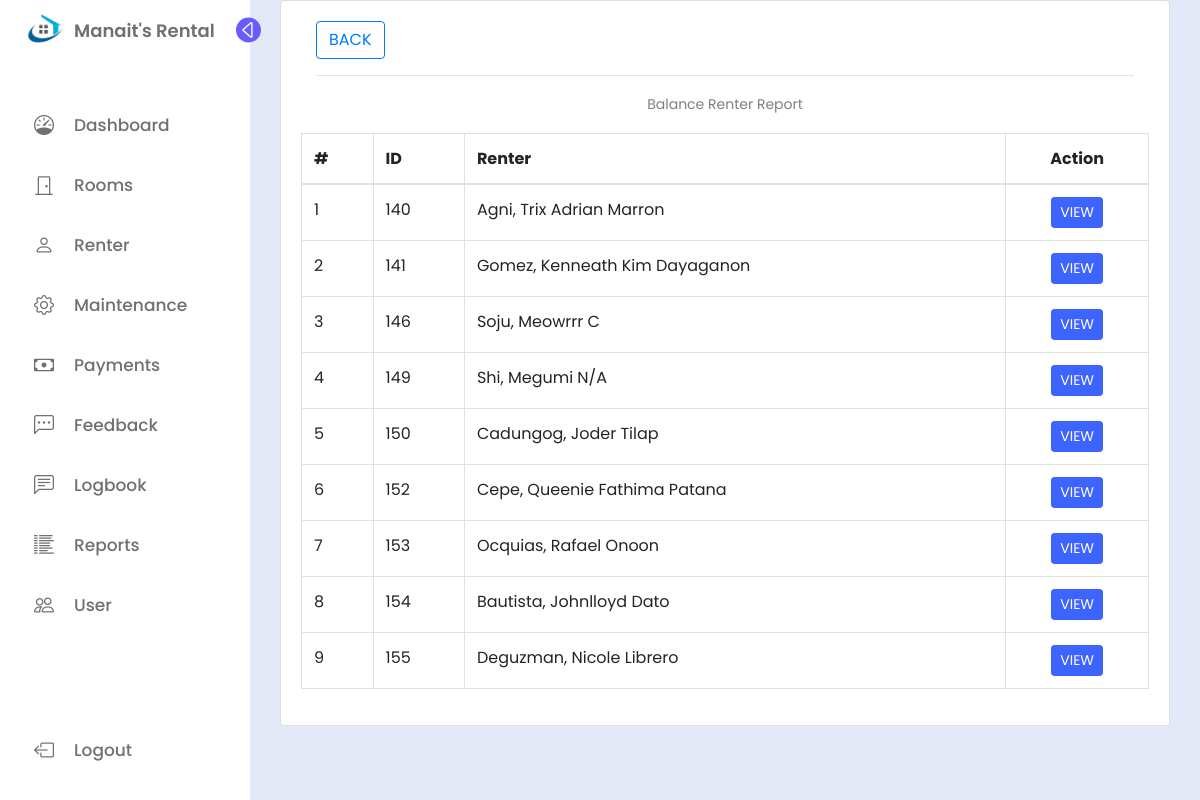
/balance_report.php (signed in), run on the app's committed database.
### tables this page shows
CREATE TABLE `renters` (
  `id` int(11) NOT NULL,
  `firstname` varchar(20) NOT NULL,
  `middlename` varchar(20) NOT NULL,
  `lastname` varchar(20) NOT NULL,
  `gender` varchar(6) NOT NULL,
  `email` varchar(50) NOT NULL,
  `address` varchar(30) NOT NULL,
  `contact` varchar(11) NOT NULL,
  `room_id` int(1) NOT NULL,
  `status` int(1) NOT NULL DEFAULT 1,
  `balance` float NOT NULL,
  `date_in` date NOT NULL DEFAULT current_timestamp()
);

### balance_report.php (the view, shortened to what this page needs)
<?php include 'links.php'; ?>
<?php include 'connect.php'; ?>
<?php
include 'sidebar.php';
?>
<div class="home">
    <div class="container-fluid">
        <div class="col-lg-12">
            <div class="card">
                <div class="card-body">
                    <div class="col">
                        <a href="report.php" class="text-right"><button class="btn btn-outline-primary">
                                BACK </button></a>
                    </div>
                    <div class="col-md-12">
                        <hr>
                        <div id="report">
                            <div class="on-print">
                                <p>
                                    <center>Balance Renter Report</center>
                                </p>
                            </div>
                            <div class="row">
                                <table class="table table-bordered" id="myTable">
                                    <thead>
                                        <tr>
                                            <th>#</th>
                                            <th>ID</th>
                                            <th>Renter</th>
                                            <th class="text-center">Action</th>
                                        </tr>
                                    </thead>
                                    <tbody>
                                        <form action="view_in.php" method="POST">
                                            <?php
                                            $i = 1;
                                            $balanceRenters = $conn->query("SELECT *, concat(lastname,', ',firstname,' ',middlename) as name FROM renters");
                                            if ($balanceRenters->num_rows > 0) :
                                                while ($row = $balanceRenters->fetch_assoc()) :
                                            ?>
                                                    <tr>
                                                        <td><?php echo $i++ ?></td>
                                                        <td><?php echo $row['id'] ?></td>
                                                        <td><?php echo ucwords($row['name']) ?></td>
                                                        <td class="text-center"><input type="submit" class="btn btn-sm btn-outline btn-primary viewRent" value="VIEW">
                                                        </td>
                                                    </tr>
                                                <?php endwhile;
                                                ?>
                                        </form>
                                    <?php endif; ?>
                                </table>
                            </div>
                        </div>
                    </div>
                </div>
            </div>
        </div>
    </div>
</div>
</html>

### links.php (shortened to what this page needs)
<link rel="stylesheet" href="https://stackpath.bootstrapcdn.com/font-awesome/4.7.0/css/font-awesome.min.css">
<link rel="stylesheet" href="https://cdn.jsdelivr.net/npm/bootstrap-icons@1.11.2/font/bootstrap-icons.min.css">
<link rel="stylesheet" href="https://maxcdn.bootstrapcdn.com/bootstrap/4.5.2/css/bootstrap.min.css">
<link rel="stylesheet" href="https://stackpath.bootstrapcdn.com/font-awesome/4.7.0/css/font-awesome.min.css">
<link rel="stylesheet" href="https://cdn.datatables.net/1.11.5/css/jquery.dataTables.min.css">
<link rel="stylesheet" href="bootstrap/bootstrap.min.css">
<link rel="stylesheet" href="css/sidebar.css">

### sidebar.php (shortened to what this page needs)
<?php
include 'links.php';
?>
<nav class="sidebar ">
    <header>
        <div class="image-text">
            <span class="image">
                <img src="img/icon.png" alt="">
            </span>
            <div class="text logo-text">
                <span class="name">Manait's Rental</span>
            </div>
        </div>
        <i class='bi bi-caret-right toggle'></i>
    </header>
    <div class="menu-bar">
        <div class="menu">
            <ul class="menu-links">
                <li>
                    <a href="dashboard.php">
                        <i class='bi bi-speedometer icon'></i>
                        <span class="text nav-text">Dashboard</span>
                    </a>
                </li>
                <li>
                    <a href="room.php">
                        <i class='bi bi-door-closed icon'></i>
                        <span class="text nav-text">Rooms</span>
                    </a>
                </li>
                <li>
                    <a href="renter.php">
                        <i class='bi bi-person icon'></i>
                        <span class="text nav-text">Renter</span>
                    </a>
                </li>
                <li>
                    <a href="maintenance_report.php">
                        <i class='bi bi-gear icon'></i>
                        <span class="text nav-text">Maintenance</span>
                    </a>
                </li>
                <li>
                    <a href="payments_renter.php">
                        <i class='bi bi-cash icon'></i>
                        <span class="text nav-text">Payments</span>
                    </a>
                </li>
                <li>
                    <a href="feedback.php">
                    <i class='bi bi-chat-left-dots icon'></i>
                        <span class="text nav-text">Feedback</span>
                    </a>
                </li>
                <li>
                    <a href="logbook.php">
                        <i class='bi bi-chat-left-text icon'></i>
                        <span class="text nav-text">Logbook</span>
                    </a>
                </li>
                <li>
                    <a href="report.php">
                        <i class='bi bi-list-columns-reverse icon'></i>
                        <span class="text nav-text">Reports</span>
                    </a>
                </li>
                <li>
                    <a href="user.php">
                        <i class='bi bi-people icon'></i>
                        <span class="text nav-text">User</span>
                    </a>
                </li>
            </ul>
        </div>
        <div class="bottom-content">
            <li class="">
                <a href="log_out.php">
                    <i class='bi bi-box-arrow-left icon'></i>
                    <span class="text nav-text">Logout</span>
                </a>
            </li>
        </div>
    </div>
</nav>

### css/sidebar.css (style rules this page uses)
* { margin: 0; padding: 0; box-sizing: border-box; font-family: 'Poppins', sans-serif; }
.sidebar { position: fixed; top: 0; left: 0; height: 100%; width: 250px; padding: 10px 14px; background: var(--sidebar-color); transition: var(--tran-05); z-index: 100; }
.sidebar li { height: 50px; list-style: none; display: flex; align-items: center; margin-top: 10px; }
.sidebar header .image, .sidebar .icon { min-width: 60px; border-radius: 6px; }
.sidebar .icon { min-width: 60px; border-radius: 6px; height: 100%; display: flex; align-items: center; justify-content: center; font-size: 20px; }
.sidebar .text, .sidebar .icon { color: var(--text-color); transition: var(--tran-03); }
.sidebar .text { font-size: 17px; font-weight: 500; white-space: nowrap; opacity: 1; }
.sidebar header { position: relative; }
.sidebar header .image-text { display: flex; align-items: center; }
.sidebar header .logo-text { display: flex; flex-direction: column; }
header .image-text .name { margin-top: 2px; font-size: 18px; font-weight: 600; }
.sidebar header .image { display: flex; align-items: center; justify-content: center; }
.sidebar header .image img { width: 40px; border-radius: 6px; }
.sidebar header .toggle { position: absolute; top: 50%; right: -25px; transform: translateY(-50%) rotate(180deg); height: 25px; width: 25px; background-color: var(--primary-color); color: var(--sidebar-color); border-radius: 50%; display: flex; align-items: center; justify-content: center; font-size: 22px; cursor: pointer; transition: var(--tran-05); }
.sidebar .menu { margin-top: 40px; }
.sidebar li a { list-style: none; height: 100%; background-color: transparent; display: flex; align-items: center; height: 100%; width: 100%; border-radius: 6px; text-decoration: none; transition: var(--tran-03); }
.sidebar .menu-bar { height: calc(100% - 55px); display: flex; flex-direction: column; justify-content: space-between; overflow-y: scroll; }
.home { position: absolute; top: 0; top: 0; left: 250px; height: 100vh; width: calc(100% - 250px); background-color: var(--body-color); transition: var(--tran-05); }

### data on the page
renters: id "140", name "Agni, Trix Adrian Marron"
renters: id "141", name "Gomez, Kenneath Kim Dayaganon"
renters: id "146", name "Soju, Meowrrr C"
renters: id "149", name "Shi, Megumi N/A"
renters: id "150", name "Cadungog, Joder Tilap"
renters: id "152", name "Cepe, Queenie Fathima Patana"
renters: id "153", name "Ocquias, Rafael Onoon"
renters: id "154", name "Bautista, Johnlloyd Dato"
renters: id "155", name "Deguzman, Nicole Librero"
